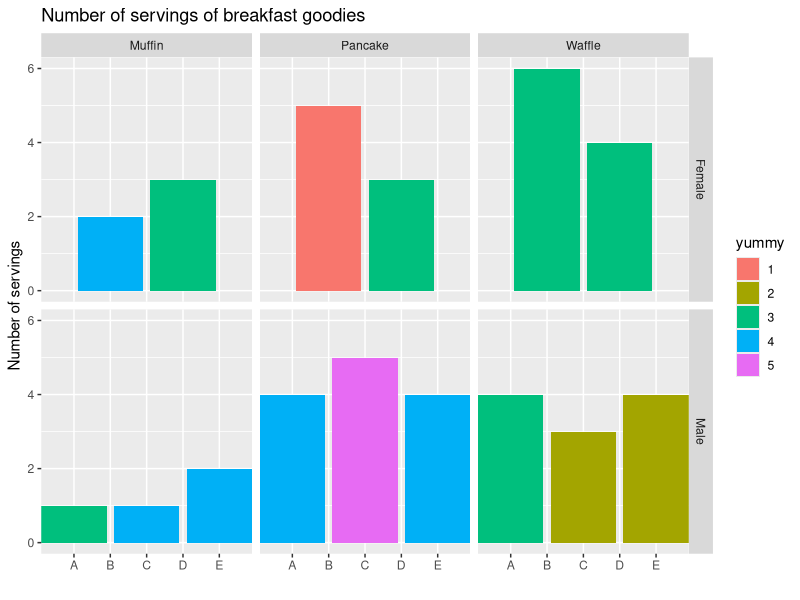

Recreate this plot in R. (Note: this script raises an error after producing the figure.)
## ---- chunk 1
knitr::opts_chunk$set(echo = TRUE)
## ---- chunk 2

suppressMessages(library(tidyverse))
suppressMessages(library(knitr))

## ---- chunk 3

breakfast = data.frame(subject = c(rep(LETTERS[1:5], each=3)),
                        sex = c("m", "m", "m", "f", "f", "f","m", "m", "m", "f", "f", "f", "m", "m", "m"),
                        food = c("muffin", "pancake", "waffle"),
                        number = c(1,4,4,2,5,6,1,5,3,3,3,4,2,4,4),
                        yummy = c(3,4,3,4,1,3,4,5,2,3,3,3,4,4,2))

breakfast_messy = spread(breakfast, yummy, number) %>% 
  select(-sex)

breakfast_messy$subject = paste(breakfast$subject, breakfast$sex, sep="")

knitr::kable(breakfast_messy)

## ---- chunk 4

(clean_breakfast = gather(breakfast_messy, yummy, number, -c(subject, food)))

# yummy = key: the name of the NEW column that will include each OLD column headers that became a variable
# number = value: the name of the NEW stacked-variable column
# 3:7 = "..." : the columns to include in the gathering (reshaping)

## ---- chunk 5

clean_breakfast = 
  clean_breakfast %>% 
  na.omit() %>%                  # get rid of NAs
  arrange(subject, food) %>%     # arrange data set by subject 
  mutate(subject = substr(breakfast_messy$subject, start = 1, stop = 1),
         sex = substr(breakfast_messy$subject, start = 2, stop = 2)) %>% 
  
  # substr: breaks apart a string of characters
      # breakfast_messy$subject: variable to break apart
      # start = __: where to start the break
      # stop = __: where to end the break
  
  select(subject, sex, everything()) #rearrange the columns with sex toward the front (my personal preference)

knitr::kable(clean_breakfast)

## ---- chunk 6

label_names = c("muffin"="Muffin", "pancake"="Pancake", "waffle" = "Waffle", "f"="Female", "m"="Male")
label_names2 = c("f"="Female", "m"="Male")

clean_breakfast %>% 
  ggplot(aes(x=subject, y=number)) +
  geom_bar(stat="identity", aes(fill=yummy)) +
  facet_grid(sex~food, labeller = as_labeller(label_names)) +
  labs(x="", y="Number of servings", title= "Number of servings of breakfast goodies")

## ---- chunk 7

breakfast_spread = breakfast %>% 
  spread(food, number, 0)

# food = key: the variable that you want broken down ("spread" out) into different columns 
# number = value: the values that will fill into your new columns
# 0 = fill: the default for this is NULL (nothing), but if you add it in, it'll fill in instead of NAs

kable(breakfast_spread)
kable(breakfast_spread2)
